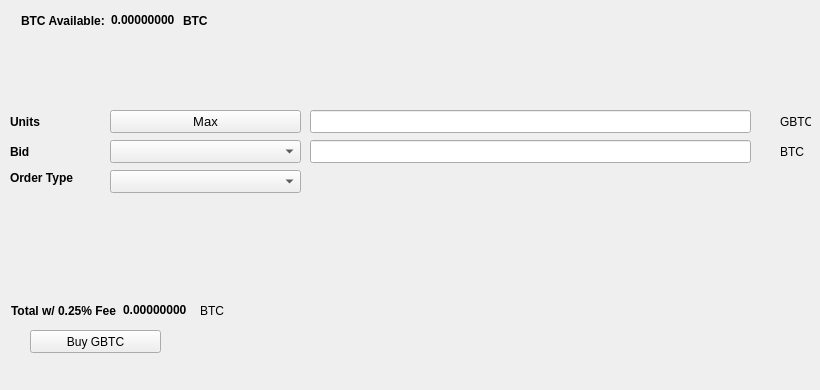
   <widget class="QWidget" name="BuyTab">
    <attribute name="title">
     <string>Buy</string>
    </attribute>
    <widget class="QPushButton" name="BuyGBTC">
     <property name="geometry">
      <rect>
       <x>30</x>
       <y>330</y>
       <width>131</width>
       <height>23</height>
      </rect>
     </property>
     <property name="text">
      <string>Buy GBTC</string>
     </property>
     <property name="icon">
      <iconset resource="../greenbitcoin.qrc">
       <normaloff>:/icons/bitcoin</normaloff>:/icons/bitcoin</iconset>
     </property>
    </widget>
    <widget class="QLabel" name="label_3">
     <property name="geometry">
      <rect>
       <x>10</x>
       <y>110</y>
       <width>46</width>
       <height>23</height>
      </rect>
     </property>
     <property name="font">
      <font>
       <weight>75</weight>
       <bold>true</bold>
      </font>
     </property>
     <property name="text">
      <string>Units</string>
     </property>
    </widget>
    <widget class="QLineEdit" name="UnitsInput">
     <property name="geometry">
      <rect>
       <x>310</x>
       <y>110</y>
       <width>441</width>
       <height>23</height>
      </rect>
     </property>
     <property name="font">
      <font>
       <pointsize>9</pointsize>
       <weight>75</weight>
       <bold>true</bold>
      </font>
     </property>
    </widget>
    <widget class="QLineEdit" name="BuyBidPriceEdit">
     <property name="geometry">
      <rect>
       <x>310</x>
       <y>140</y>
       <width>441</width>
       <height>23</height>
      </rect>
     </property>
     <property name="font">
      <font>
       <pointsize>9</pointsize>
       <weight>75</weight>
       <bold>true</bold>
      </font>
     </property>
    </widget>
    <widget class="QLabel" name="label_4">
     <property name="geometry">
      <rect>
       <x>780</x>
       <y>110</y>
       <width>31</width>
       <height>23</height>
      </rect>
     </property>
     <property name="text">
      <string>GBTC</string>
     </property>
    </widget>
    <widget class="QLabel" name="label_5">
     <property name="geometry">
      <rect>
       <x>780</x>
       <y>140</y>
       <width>31</width>
       <height>23</height>
      </rect>
     </property>
     <property name="text">
      <string>BTC</string>
     </property>
    </widget>
    <widget class="QLabel" name="label_6">
     <property name="geometry">
      <rect>
       <x>10</x>
       <y>140</y>
       <width>46</width>
       <height>23</height>
      </rect>
     </property>
     <property name="font">
      <font>
       <weight>75</weight>
       <bold>true</bold>
      </font>
     </property>
     <property name="text">
      <string>Bid</string>
     </property>
    </widget>
    <widget class="QLabel" name="label_7">
     <property name="geometry">
      <rect>
       <x>10</x>
       <y>170</y>
       <width>91</width>
       <height>16</height>
      </rect>
     </property>
     <property name="font">
      <font>
       <weight>75</weight>
       <bold>true</bold>
      </font>
     </property>
     <property name="text">
      <string>Order Type</string>
     </property>
    </widget>
    <widget class="QPushButton" name="Buy_Max_Amount">
     <property name="geometry">
      <rect>
       <x>110</x>
       <y>110</y>
       <width>191</width>
       <height>23</height>
      </rect>
     </property>
     <property name="font">
      <font>
       <pointsize>10</pointsize>
      </font>
     </property>
     <property name="text">
      <string>Max</string>
     </property>
    </widget>
    <widget class="QComboBox" name="BuyBidcomboBox">
     <property name="geometry">
      <rect>
       <x>110</x>
       <y>140</y>
       <width>191</width>
       <height>23</height>
      </rect>
     </property>
     <property name="font">
      <font>
       <pointsize>10</pointsize>
      </font>
     </property>
    </widget>
    <widget class="QComboBox" name="buyOrdertypeCombo">
     <property name="geometry">
      <rect>
       <x>110</x>
       <y>170</y>
       <width>191</width>
       <height>23</height>
      </rect>
     </property>
     <property name="font">
      <font>
       <pointsize>10</pointsize>
      </font>
     </property>
    </widget>
    <widget class="QWidget" name="layoutWidget1">
     <property name="geometry">
      <rect>
       <x>21</x>
       <y>11</y>
       <width>227</width>
       <height>19</height>
      </rect>
     </property>
     <layout class="QHBoxLayout" name="horizontalLayout_3">
      <item>
       <widget class="QLabel" name="label232">
        <property name="font">
         <font>
          <weight>75</weight>
          <bold>true</bold>
         </font>
        </property>
        <property name="text">
         <string>BTC Available:</string>
        </property>
       </widget>
      </item>
      <item>
       <widget class="QLabel" name="BtcAvailableLbl">
        <property name="palette">
         <palette>
          <active>
           <colorrole role="WindowText">
            <brush brushstyle="SolidPattern">
             <color alpha="255">
              <red>0</red>
              <green>0</green>
              <blue>0</blue>
             </color>
            </brush>
           </colorrole>
           <colorrole role="Button">
            <brush brushstyle="SolidPattern">
             <color alpha="255">
              <red>0</red>
              <green>170</green>
              <blue>0</blue>
             </color>
            </brush>
           </colorrole>
           <colorrole role="Light">
            <brush brushstyle="SolidPattern">
             <color alpha="255">
              <red>0</red>
              <green>255</green>
              <blue>0</blue>
             </color>
            </brush>
           </colorrole>
           <colorrole role="Midlight">
            <brush brushstyle="SolidPattern">
             <color alpha="255">
              <red>0</red>
              <green>212</green>
              <blue>0</blue>
             </color>
            </brush>
           </colorrole>
           <colorrole role="Dark">
            <brush brushstyle="SolidPattern">
             <color alpha="255">
              <red>0</red>
              <green>85</green>
              <blue>0</blue>
             </color>
            </brush>
           </colorrole>
           <colorrole role="Mid">
            <brush brushstyle="SolidPattern">
             <color alpha="255">
              <red>0</red>
              <green>113</green>
              <blue>0</blue>
             </color>
            </brush>
           </colorrole>
           <colorrole role="Text">
            <brush brushstyle="SolidPattern">
             <color alpha="255">
              <red>0</red>
              <green>170</green>
              <blue>0</blue>
             </color>
            </brush>
           </colorrole>
           <colorrole role="BrightText">
            <brush brushstyle="SolidPattern">
             <color alpha="255">
              <red>255</red>
              <green>255</green>
              <blue>255</blue>
             </color>
            </brush>
           </colorrole>
           <colorrole role="ButtonText">
            <brush brushstyle="SolidPattern">
             <color alpha="255">
              <red>0</red>
              <green>0</green>
              <blue>0</blue>
             </color>
            </brush>
           </colorrole>
           <colorrole role="Base">
            <brush brushstyle="SolidPattern">
             <color alpha="255">
              <red>255</red>
              <green>255</green>
              <blue>255</blue>
             </color>
            </brush>
           </colorrole>
           <colorrole role="Window">
            <brush brushstyle="SolidPattern">
             <color alpha="255">
              <red>0</red>
              <green>170</green>
              <blue>0</blue>
             </color>
            </brush>
           </colorrole>
           <colorrole role="Shadow">
            <brush brushstyle="SolidPattern">
             <color alpha="255">
              <red>0</red>
              <green>0</green>
              <blue>0</blue>
             </color>
            </brush>
           </colorrole>
           <colorrole role="AlternateBase">
            <brush brushstyle="SolidPattern">
             <color alpha="255">
              <red>127</red>
              <green>212</green>
              <blue>127</blue>
             </color>
            </brush>
           </colorrole>
           <colorrole role="ToolTipBase">
            <brush brushstyle="SolidPattern">
             <color alpha="255">
              <red>255</red>
              <green>255</green>
              <blue>220</blue>
             </color>
            </brush>
           </colorrole>
           <colorrole role="ToolTipText">
            <brush brushstyle="SolidPattern">
             <color alpha="255">
              <red>0</red>
              <green>0</green>
              <blue>0</blue>
             </color>
            </brush>
           </colorrole>
          </active>
          <inactive>
           <colorrole role="WindowText">
            <brush brushstyle="SolidPattern">
             <color alpha="255">
              <red>0</red>
              <green>0</green>
              <blue>0</blue>
             </color>
            </brush>
           </colorrole>
           <colorrole role="Button">
            <brush brushstyle="SolidPattern">
             <color alpha="255">
              <red>0</red>
              <green>170</green>
              <blue>0</blue>
             </color>
            </brush>
           </colorrole>
           <colorrole role="Light">
            <brush brushstyle="SolidPattern">
             <color alpha="255">
              <red>0</red>
              <green>255</green>
              <blue>0</blue>
             </color>
            </brush>
           </colorrole>
           <colorrole role="Midlight">
            <brush brushstyle="SolidPattern">
             <color alpha="255">
              <red>0</red>
              <green>212</green>
              <blue>0</blue>
             </color>
            </brush>
           </colorrole>
           <colorrole role="Dark">
            <brush brushstyle="SolidPattern">
             <color alpha="255">
              <red>0</red>
              <green>85</green>
              <blue>0</blue>
             </color>
            </brush>
           </colorrole>
           <colorrole role="Mid">
            <brush brushstyle="SolidPattern">
             <color alpha="255">
              <red>0</red>
              <green>113</green>
              <blue>0</blue>
             </color>
            </brush>
           </colorrole>
           <colorrole role="Text">
            <brush brushstyle="SolidPattern">
             <color alpha="255">
              <red>0</red>
              <green>170</green>
              <blue>0</blue>
             </color>
            </brush>
           </colorrole>
           <colorrole role="BrightText">
            <brush brushstyle="SolidPattern">
             <color alpha="255">
              <red>255</red>
              <green>255</green>
              <blue>255</blue>
             </color>
            </brush>
           </colorrole>
           <colorrole role="ButtonText">
            <brush brushstyle="SolidPattern">
             <color alpha="255">
              <red>0</red>
              <green>0</green>
              <blue>0</blue>
             </color>
            </brush>
           </colorrole>
           <colorrole role="Base">
            <brush brushstyle="SolidPattern">
             <color alpha="255">
              <red>255</red>
              <green>255</green>
              <blue>255</blue>
             </color>
            </brush>
           </colorrole>
           <colorrole role="Window">
            <brush brushstyle="SolidPattern">
             <color alpha="255">
              <red>0</red>
              <green>170</green>
              <blue>0</blue>
             </color>
            </brush>
           </colorrole>
           <colorrole role="Shadow">
            <brush brushstyle="SolidPattern">
             <color alpha="255">
              <red>0</red>
              <green>0</green>
              <blue>0</blue>
             </color>
            </brush>
           </colorrole>
           <colorrole role="AlternateBase">
            <brush brushstyle="SolidPattern">
             <color alpha="255">
              <red>127</red>
              <green>212</green>
              <blue>127</blue>
             </color>
            </brush>
           </colorrole>
           <colorrole role="ToolTipBase">
            <brush brushstyle="SolidPattern">
             <color alpha="255">
              <red>255</red>
              <green>255</green>
              <blue>220</blue>
             </color>
            </brush>
           </colorrole>
           <colorrole role="ToolTipText">
            <brush brushstyle="SolidPattern">
             <color alpha="255">
              <red>0</red>
              <green>0</green>
              <blue>0</blue>
             </color>
            </brush>
           </colorrole>
          </inactive>
          <disabled>
           <colorrole role="WindowText">
            <brush brushstyle="SolidPattern">
             <color alpha="255">
              <red>0</red>
              <green>85</green>
              <blue>0</blue>
             </color>
            </brush>
           </colorrole>
           <colorrole role="Button">
            <brush brushstyle="SolidPattern">
             <color alpha="255">
              <red>0</red>
              <green>170</green>
              <blue>0</blue>
             </color>
            </brush>
           </colorrole>
           <colorrole role="Light">
            <brush brushstyle="SolidPattern">
             <color alpha="255">
              <red>0</red>
              <green>255</green>
              <blue>0</blue>
             </color>
            </brush>
           </colorrole>
           <colorrole role="Midlight">
            <brush brushstyle="SolidPattern">
             <color alpha="255">
              <red>0</red>
              <green>212</green>
              <blue>0</blue>
             </color>
            </brush>
           </colorrole>
           <colorrole role="Dark">
            <brush brushstyle="SolidPattern">
             <color alpha="255">
              <red>0</red>
              <green>85</green>
              <blue>0</blue>
             </color>
            </brush>
           </colorrole>
           <colorrole role="Mid">
            <brush brushstyle="SolidPattern">
             <color alpha="255">
              <red>0</red>
              <green>113</green>
              <blue>0</blue>
             </color>
            </brush>
           </colorrole>
           <colorrole role="Text">
            <brush brushstyle="SolidPattern">
             <color alpha="255">
              <red>0</red>
              <green>85</green>
              <blue>0</blue>
             </color>
            </brush>
           </colorrole>
           <colorrole role="BrightText">
            <brush brushstyle="SolidPattern">
             <color alpha="255">
              <red>255</red>
              <green>255</green>
              <blue>255</blue>
             </color>
            </brush>
           </colorrole>
           <colorrole role="ButtonText">
            <brush brushstyle="SolidPattern">
             <color alpha="255">
              <red>0</red>
              <green>85</green>
              <blue>0</blue>
             </color>
            </brush>
           </colorrole>
           <colorrole role="Base">
            <brush brushstyle="SolidPattern">
             <color alpha="255">
              <red>0</red>
              <green>170</green>
              <blue>0</blue>
             </color>
            </brush>
           </colorrole>
           <colorrole role="Window">
            <brush brushstyle="SolidPattern">
             <color alpha="255">
              <red>0</red>
              <green>170</green>
              <blue>0</blue>
             </color>
            </brush>
           </colorrole>
           <colorrole role="Shadow">
            <brush brushstyle="SolidPattern">
             <color alpha="255">
              <red>0</red>
              <green>0</green>
              <blue>0</blue>
             </color>
            </brush>
           </colorrole>
           <colorrole role="AlternateBase">
            <brush brushstyle="SolidPattern">
             <color alpha="255">
              <red>0</red>
              <green>170</green>
              <blue>0</blue>
             </color>
            </brush>
           </colorrole>
           <colorrole role="ToolTipBase">
            <brush brushstyle="SolidPattern">
             <color alpha="255">
              <red>255</red>
              <green>255</green>
              <blue>220</blue>
             </color>
            </brush>
           </colorrole>
           <colorrole role="ToolTipText">
            <brush brushstyle="SolidPattern">
             <color alpha="255">
              <red>0</red>
              <green>0</green>
              <blue>0</blue>
             </color>
            </brush>
           </colorrole>
          </disabled>
         </palette>
        </property>
        <property name="font">
         <font>
          <weight>75</weight>
          <bold>true</bold>
         </font>
        </property>
        <property name="text">
         <string>0.00000000</string>
        </property>
        <property name="textInteractionFlags">
         <set>Qt::LinksAccessibleByMouse|Qt::TextSelectableByKeyboard|Qt::TextSelectableByMouse</set>
        </property>
       </widget>
      </item>
      <item>
       <widget class="QLabel" name="BtcAvailableLbl_2">
        <property name="font">
         <font>
          <weight>75</weight>
          <bold>true</bold>
         </font>
        </property>
        <property name="text">
         <string>BTC</string>
        </property>
       </widget>
      </item>
     </layout>
    </widget>
    <widget class="QWidget" name="layoutWidge2">
     <property name="geometry">
      <rect>
       <x>11</x>
       <y>301</y>
       <width>259</width>
       <height>19</height>
      </rect>
     </property>
     <layout class="QHBoxLayout" name="horizontalLayout_4">
      <item>
       <widget class="QLabel" name="label_9">
        <property name="font">
         <font>
          <weight>75</weight>
          <bold>true</bold>
         </font>
        </property>
        <property name="text">
         <string>Total w/ 0.25% Fee</string>
        </property>
       </widget>
      </item>
      <item>
       <widget class="QLabel" name="BuyCostLabel">
        <property name="palette">
         <palette>
          <active>
           <colorrole role="WindowText">
            <brush brushstyle="SolidPattern">
             <color alpha="255">
              <red>0</red>
              <green>0</green>
              <blue>0</blue>
             </color>
            </brush>
           </colorrole>
           <colorrole role="Button">
            <brush brushstyle="SolidPattern">
             <color alpha="255">
              <red>0</red>
              <green>170</green>
              <blue>0</blue>
             </color>
            </brush>
           </colorrole>
           <colorrole role="Light">
            <brush brushstyle="SolidPattern">
             <color alpha="255">
              <red>0</red>
              <green>255</green>
              <blue>0</blue>
             </color>
            </brush>
           </colorrole>
           <colorrole role="Midlight">
            <brush brushstyle="SolidPattern">
             <color alpha="255">
              <red>0</red>
              <green>212</green>
              <blue>0</blue>
             </color>
            </brush>
           </colorrole>
           <colorrole role="Dark">
            <brush brushstyle="SolidPattern">
             <color alpha="255">
              <red>0</red>
              <green>85</green>
              <blue>0</blue>
             </color>
            </brush>
           </colorrole>
           <colorrole role="Mid">
            <brush brushstyle="SolidPattern">
             <color alpha="255">
              <red>0</red>
              <green>113</green>
              <blue>0</blue>
             </color>
            </brush>
           </colorrole>
           <colorrole role="Text">
            <brush brushstyle="SolidPattern">
             <color alpha="255">
              <red>0</red>
              <green>170</green>
              <blue>0</blue>
             </color>
            </brush>
           </colorrole>
           <colorrole role="BrightText">
            <brush brushstyle="SolidPattern">
             <color alpha="255">
              <red>255</red>
              <green>255</green>
              <blue>255</blue>
             </color>
            </brush>
           </colorrole>
           <colorrole role="ButtonText">
            <brush brushstyle="SolidPattern">
             <color alpha="255">
              <red>0</red>
              <green>0</green>
              <blue>0</blue>
             </color>
            </brush>
           </colorrole>
           <colorrole role="Base">
            <brush brushstyle="SolidPattern">
             <color alpha="255">
              <red>255</red>
              <green>255</green>
              <blue>255</blue>
             </color>
            </brush>
           </colorrole>
           <colorrole role="Window">
            <brush brushstyle="SolidPattern">
             <color alpha="255">
              <red>0</red>
              <green>170</green>
              <blue>0</blue>
             </color>
            </brush>
           </colorrole>
           <colorrole role="Shadow">
            <brush brushstyle="SolidPattern">
             <color alpha="255">
              <red>0</red>
              <green>0</green>
              <blue>0</blue>
             </color>
            </brush>
           </colorrole>
           <colorrole role="AlternateBase">
            <brush brushstyle="SolidPattern">
             <color alpha="255">
              <red>127</red>
              <green>212</green>
              <blue>127</blue>
             </color>
            </brush>
           </colorrole>
           <colorrole role="ToolTipBase">
            <brush brushstyle="SolidPattern">
             <color alpha="255">
              <red>255</red>
              <green>255</green>
              <blue>220</blue>
             </color>
            </brush>
           </colorrole>
           <colorrole role="ToolTipText">
            <brush brushstyle="SolidPattern">
             <color alpha="255">
              <red>0</red>
              <green>0</green>
              <blue>0</blue>
             </color>
            </brush>
           </colorrole>
          </active>
          <inactive>
           <colorrole role="WindowText">
            <brush brushstyle="SolidPattern">
             <color alpha="255">
              <red>0</red>
              <green>0</green>
              <blue>0</blue>
             </color>
            </brush>
           </colorrole>
           <colorrole role="Button">
            <brush brushstyle="SolidPattern">
             <color alpha="255">
              <red>0</red>
              <green>170</green>
              <blue>0</blue>
             </color>
            </brush>
           </colorrole>
           <colorrole role="Light">
            <brush brushstyle="SolidPattern">
             <color alpha="255">
              <red>0</red>
              <green>255</green>
              <blue>0</blue>
             </color>
            </brush>
           </colorrole>
           <colorrole role="Midlight">
            <brush brushstyle="SolidPattern">
             <color alpha="255">
              <red>0</red>
              <green>212</green>
              <blue>0</blue>
             </color>
            </brush>
           </colorrole>
           <colorrole role="Dark">
            <brush brushstyle="SolidPattern">
             <color alpha="255">
              <red>0</red>
              <green>85</green>
              <blue>0</blue>
             </color>
            </brush>
           </colorrole>
           <colorrole role="Mid">
            <brush brushstyle="SolidPattern">
             <color alpha="255">
              <red>0</red>
              <green>113</green>
              <blue>0</blue>
             </color>
            </brush>
           </colorrole>
           <colorrole role="Text">
            <brush brushstyle="SolidPattern">
             <color alpha="255">
              <red>0</red>
              <green>170</green>
              <blue>0</blue>
             </color>
            </brush>
           </colorrole>
           <colorrole role="BrightText">
            <brush brushstyle="SolidPattern">
             <color alpha="255">
              <red>255</red>
              <green>255</green>
              <blue>255</blue>
             </color>
            </brush>
           </colorrole>
           <colorrole role="ButtonText">
            <brush brushstyle="SolidPattern">
             <color alpha="255">
              <red>0</red>
              <green>0</green>
              <blue>0</blue>
             </color>
            </brush>
           </colorrole>
           <colorrole role="Base">
            <brush brushstyle="SolidPattern">
             <color alpha="255">
              <red>255</red>
              <green>255</green>
              <blue>255</blue>
             </color>
            </brush>
           </colorrole>
           <colorrole role="Window">
            <brush brushstyle="SolidPattern">
             <color alpha="255">
              <red>0</red>
              <green>170</green>
              <blue>0</blue>
             </color>
            </brush>
           </colorrole>
           <colorrole role="Shadow">
            <brush brushstyle="SolidPattern">
             <color alpha="255">
              <red>0</red>
              <green>0</green>
              <blue>0</blue>
             </color>
            </brush>
           </colorrole>
           <colorrole role="AlternateBase">
            <brush brushstyle="SolidPattern">
             <color alpha="255">
              <red>127</red>
              <green>212</green>
              <blue>127</blue>
             </color>
            </brush>
           </colorrole>
           <colorrole role="ToolTipBase">
            <brush brushstyle="SolidPattern">
             <color alpha="255">
              <red>255</red>
              <green>255</green>
              <blue>220</blue>
             </color>
            </brush>
           </colorrole>
           <colorrole role="ToolTipText">
            <brush brushstyle="SolidPattern">
             <color alpha="255">
              <red>0</red>
              <green>0</green>
              <blue>0</blue>
             </color>
            </brush>
           </colorrole>
          </inactive>
          <disabled>
           <colorrole role="WindowText">
            <brush brushstyle="SolidPattern">
             <color alpha="255">
              <red>0</red>
              <green>85</green>
              <blue>0</blue>
             </color>
            </brush>
           </colorrole>
           <colorrole role="Button">
            <brush brushstyle="SolidPattern">
             <color alpha="255">
              <red>0</red>
              <green>170</green>
              <blue>0</blue>
             </color>
            </brush>
           </colorrole>
           <colorrole role="Light">
            <brush brushstyle="SolidPattern">
             <color alpha="255">
              <red>0</red>
              <green>255</green>
              <blue>0</blue>
             </color>
            </brush>
           </colorrole>
           <colorrole role="Midlight">
            <brush brushstyle="SolidPattern">
             <color alpha="255">
              <red>0</red>
              <green>212</green>
              <blue>0</blue>
             </color>
            </brush>
           </colorrole>
           <colorrole role="Dark">
            <brush brushstyle="SolidPattern">
             <color alpha="255">
              <red>0</red>
              <green>85</green>
              <blue>0</blue>
             </color>
            </brush>
           </colorrole>
           <colorrole role="Mid">
            <brush brushstyle="SolidPattern">
             <color alpha="255">
              <red>0</red>
              <green>113</green>
              <blue>0</blue>
             </color>
            </brush>
           </colorrole>
           <colorrole role="Text">
            <brush brushstyle="SolidPattern">
             <color alpha="255">
              <red>0</red>
              <green>85</green>
              <blue>0</blue>
             </color>
            </brush>
           </colorrole>
           <colorrole role="BrightText">
            <brush brushstyle="SolidPattern">
             <color alpha="255">
              <red>255</red>
              <green>255</green>
              <blue>255</blue>
             </color>
            </brush>
           </colorrole>
           <colorrole role="ButtonText">
            <brush brushstyle="SolidPattern">
             <color alpha="255">
              <red>0</red>
              <green>85</green>
              <blue>0</blue>
             </color>
            </brush>
           </colorrole>
           <colorrole role="Base">
            <brush brushstyle="SolidPattern">
             <color alpha="255">
              <red>0</red>
              <green>170</green>
              <blue>0</blue>
             </color>
            </brush>
           </colorrole>
           <colorrole role="Window">
            <brush brushstyle="SolidPattern">
             <color alpha="255">
              <red>0</red>
              <green>170</green>
              <blue>0</blue>
             </color>
            </brush>
           </colorrole>
           <colorrole role="Shadow">
            <brush brushstyle="SolidPattern">
             <color alpha="255">
              <red>0</red>
              <green>0</green>
              <blue>0</blue>
             </color>
            </brush>
           </colorrole>
           <colorrole role="AlternateBase">
            <brush brushstyle="SolidPattern">
             <color alpha="255">
              <red>0</red>
              <green>170</green>
              <blue>0</blue>
             </color>
            </brush>
           </colorrole>
           <colorrole role="ToolTipBase">
            <brush brushstyle="SolidPattern">
             <color alpha="255">
              <red>255</red>
              <green>255</green>
              <blue>220</blue>
             </color>
            </brush>
           </colorrole>
           <colorrole role="ToolTipText">
            <brush brushstyle="SolidPattern">
             <color alpha="255">
              <red>0</red>
              <green>0</green>
              <blue>0</blue>
             </color>
            </brush>
           </colorrole>
          </disabled>
         </palette>
        </property>
        <property name="font">
         <font>
          <weight>75</weight>
          <bold>true</bold>
         </font>
        </property>
        <property name="autoFillBackground">
         <bool>false</bool>
        </property>
        <property name="text">
         <string>0.00000000</string>
        </property>
        <property name="textInteractionFlags">
         <set>Qt::LinksAccessibleByMouse|Qt::TextSelectableByMouse</set>
        </property>
       </widget>
      </item>
      <item>
       <widget class="QLabel" name="label_10">
        <property name="font">
         <font>
          <weight>50</weight>
          <bold>false</bold>
         </font>
        </property>
        <property name="text">
         <string>BTC</string>
        </property>
       </widget>
      </item>
     </layout>
    </widget>
    <widget class="QLabel" name="label_24">
     <property name="geometry">
      <rect>
       <x>460</x>
       <y>300</y>
       <width>281</width>
       <height>81</height>
      </rect>
     </property>
     <property name="text">
      <string/>
     </property>
     <property name="pixmap">
      <pixmap>:/images/bittrex</pixmap>
     </property>
    </widget>
   </widget>
